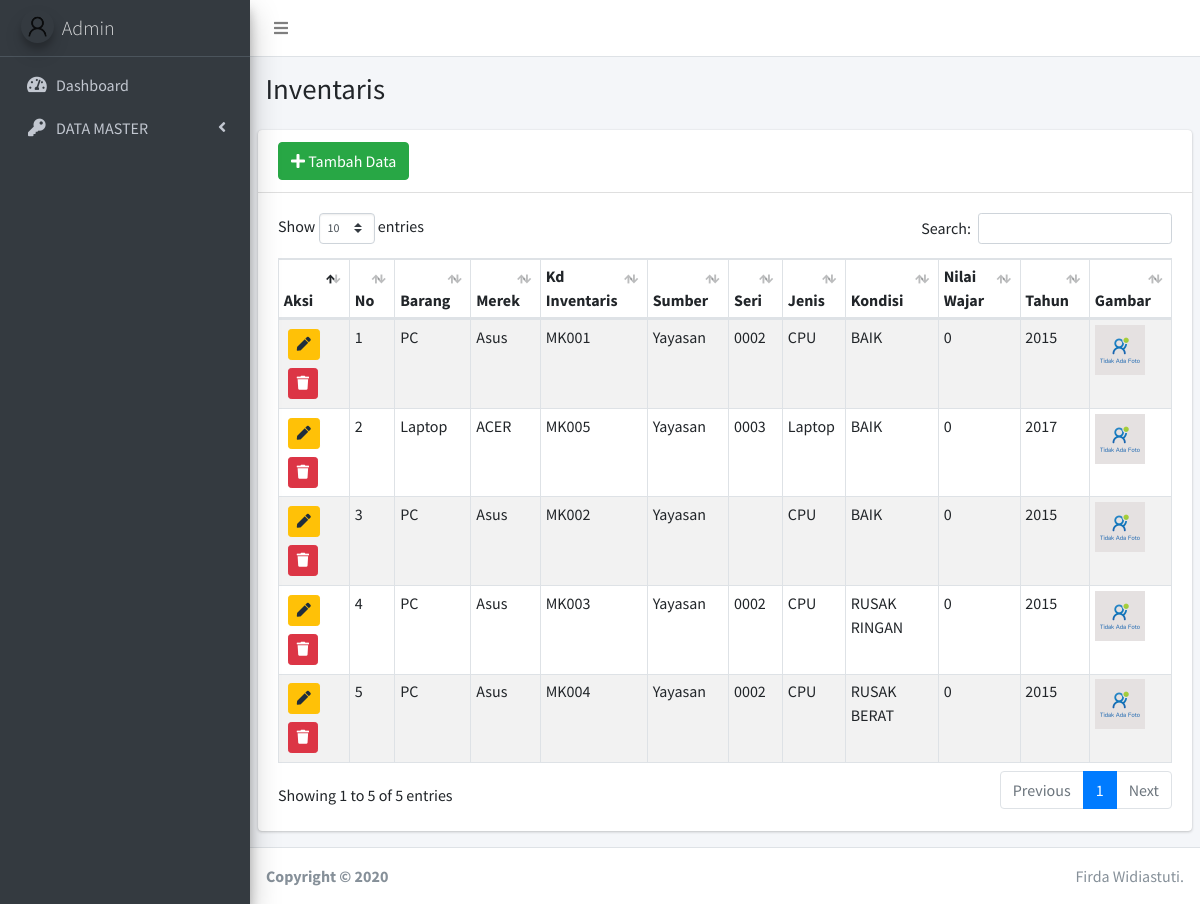
The page /index.php/inventaris on the database its author committed.
### tables this page shows
CREATE TABLE `inventaris` (
  `id_inv` int(11) NOT NULL,
  `tanggal` date DEFAULT NULL,
  `kode_inv` varchar(15) DEFAULT NULL,
  `id_ruangan` int(5) DEFAULT NULL,
  `id_sumber` int(5) DEFAULT NULL,
  `id_tahun` int(5) NOT NULL,
  `nama_barang` varchar(100) DEFAULT NULL,
  `merek` varchar(100) DEFAULT NULL,
  `seri` varchar(100) DEFAULT NULL,
  `id_jenis` int(5) DEFAULT NULL,
  `id_kondisi` int(5) NOT NULL,
  `nilai_wajar` int(10) DEFAULT NULL,
  `gambar` varchar(100) DEFAULT NULL
);

CREATE TABLE `sumber` (
  `id_sumber` int(11) NOT NULL,
  `sumber` varchar(100) DEFAULT NULL,
  `ket_sumber` varchar(50) DEFAULT NULL
);

CREATE TABLE `jenis` (
  `id_jenis` int(11) NOT NULL,
  `jenis` varchar(150) NOT NULL,
  `ket_jenis` text NOT NULL
);

CREATE TABLE `kondisi` (
  `id_kondisi` int(11) NOT NULL,
  `kondisi` varchar(20) NOT NULL,
  `ket_kondisi` text NOT NULL
);

CREATE TABLE `tahun` (
  `id_tahun` int(11) NOT NULL,
  `tahun` varchar(6) DEFAULT NULL,
  `ket_tahun` varchar(30) DEFAULT NULL
);

### application/helpers/page_template_helper.php (called while the page is built, shortened)
<?php
if (!function_exists('element')) {
    function admin_page($template, $data = null)
    {
        $ci = &get_instance();
        $data['view'] = $ci->load->view($template, $data, true);
        $ci->load->view('admin.php', $data);
    }
}

### application/modules/inventaris/controllers/Inventaris.php (called while the page is built, shortened)
<?php
class Inventaris extends MY_Controller
{
	public function index()
	{
		$data['title'] = 'Inventaris';
		$data['inventaris'] = $this->inventaris_model->join();
		admin_page('index', $data);
	}
}

### index.php (called while the page is built, shortened)
<?php
require_once BASEPATH.'core/CodeIgniter.php';

### application/modules/inventaris/models/Inventaris_model.php (called while the page is built, shortened)
<?php
class Inventaris_model extends CI_Model
{
    public function join()
    {
        return $this->db->query("SELECT inventaris.*,jenis.*,sumber.*,kondisi.*,tahun.*,ruang.* FROM inventaris INNER JOIN jenis on inventaris.id_jenis=jenis.id_jenis INNER JOIN sumber on inventaris.id_sumber=sumber.id_sumber INNER JOIN kondisi on inventaris.id_kondisi=kondisi.id_kondisi INNER JOIN tahun on inventaris.id_tahun=tahun.id_tahun INNER JOIN ruang on inventaris.id_ruangan=ruang.id_ruangan")->result();
    }
}

### application/third_party/MX/Router.php (called while the page is built, shortened)
<?php (defined('BASEPATH')) OR exit('No direct script access allowed');
require dirname(__FILE__).'/Modules.php';
class MX_Router extends CI_Router
{
	public $module;
	public function fetch_module()
	{
		return $this->module;
	}
	public function locate($segments)
	{
		$ext = $this->config->item('controller_suffix').EXT;
		list($module, $directory, $controller) = array_pad($segments, 3, NULL);
		foreach (Modules::$locations as $location => $offset)
		{
			if (is_dir($source = $location.$module.'/controllers/'))
			{
				$this->module = $module;
				if(is_file($source.ucfirst($module).$ext))
				{
					return $segments;
				}
			}
		}
	}
}

### application/third_party/MX/Modules.php (called while the page is built, shortened)
<?php (defined('BASEPATH')) OR exit('No direct script access allowed');
class Modules
{
	public static $routes, $registry, $locations;
	public static function load_file($file, $path, $type = 'other', $result = TRUE)
	{
		$file = str_replace(EXT, '', $file);
		$location = $path.$file.EXT;
		return $result;
	}
	public static function find($file, $module, $base)
	{
		$segments = explode('/', $file);
		$file = array_pop($segments);
		$file_ext = (pathinfo($file, PATHINFO_EXTENSION)) ? $file : $file.EXT;
		$path = ltrim(implode('/', $segments).'/', '/');
		$module ? $modules[$module] = $path : $modules = array();
		foreach (Modules::$locations as $location => $offset)
		{
			foreach($modules as $module => $subpath)
			{
				$fullpath = $location.$module.'/'.$base.$subpath;
				if ($base == 'libraries/' OR $base == 'models/')
				{
					if(is_file($fullpath.ucfirst($file_ext))) return array($fullpath, ucfirst($file));
				}
				else
				if (is_file($fullpath.$file_ext)) return array($fullpath, $file);
			}
		}
		return array(FALSE, $file);
	}
}

### application/modules/inventaris/views/index.php (the view, shortened to what this page needs)
<section class="content-header">
    <div class="container-fluid">
        <div class="row mb-2">
            <div class="col-sm-6">
                <h1>Inventaris</h1>
            </div>
        </div>
    </div>
</section>
<section class="content">
    <div class="row">
        <div class="col-12">
            <div class="card">
                <div class="card-header">
                    <a href="<?= site_url('inventaris/tambah') ?>" class="btn btn-success"><i class="fas fa-plus"></i> Tambah Data</a>
                </div>
                <div class="card-body">
                    <div class="table-responsive">
                        <table id="example1" class="table table-sm table-bordered table-striped" style="width: 100%">
                            <thead>
                                <tr>
                                    <th>Aksi</th>
                                    <th>No</th>
                                    <th>Barang</th>
                                    <th>Merek</th>
                                    <th>Kd Inventaris</th>
                                    <th>Sumber</th>
                                    <th>Seri</th>
                                    <th>Jenis</th>
                                    <th>Kondisi</th>
                                    <th>Nilai Wajar</th>
                                    <th>Tahun</th>
                                    <th>Gambar</th>
                                </tr>
                            </thead>
                            <tbody>
                                <?php $i = 1;
                                foreach ($inventaris as $row) { ?>
                                    <tr>
                                        <td>
                                            <a href="<?= site_url('inventaris/edit/') . $row->id_inv ?>" class="btn btn-sm btn-warning m-1"><i class="fas fa-pen"></i></a>
                                            <button type="button" data-toggle="modal" data-target="#hapus<?= $row->id_inv ?>" class="btn btn-sm btn-danger m-1"><i class="fas fa-trash"></i></button>
                                        </td>
                                        <td><?= $i++ ?></td>
                                        <td><?= $row->nama_barang ?></td>
                                        <td><?= $row->merek ?></td>
                                        <td><?= $row->kode_inv ?></td>
                                        <td><?= $row->sumber ?></td>
                                        <td><?= $row->seri ?></td>
                                        <td><?= $row->jenis ?></td>
                                        <td><?= $row->kondisi ?></td>
                                        <td><?= $row->nilai_wajar ?></td>
                                        <td><?= $row->tahun ?></td>
                                        <td><img src="<?= base_url('assets/img/inventaris/') . $row->gambar ?>" width="50px"></td>
                                    <?php } ?>
                            </tbody>
                        </table>
                    </div>
                </div>
            </div>
        </div>
    </div>
</section>

### application/third_party/MX/Loader.php (shortened to what this page needs)
<?php (defined('BASEPATH')) OR exit('No direct script access allowed');
class MX_Loader extends CI_Loader
{
	protected $_module;
	public $_ci_cached_vars = array();
	public function initialize($controller = NULL)
	{
		$this->_module = CI::$APP->router->fetch_module();
	}
	public function model($model, $object_name = NULL, $connect = FALSE)
	{
		if (is_array($model)) return $this->models($model);
		($_alias = $object_name) OR $_alias = basename($model);
		list($path, $_model) = Modules::find(strtolower($model), $this->_module, 'models/');
		if ($path == FALSE)
		{
			parent::model($model, $object_name, $connect);
		}
		else
		{
			CI::$APP->$_alias = new $model();
		}
		return $this;
	}
	public function models($models)
	{
		return $this;
	}
	public function view($view, $vars = array(), $return = FALSE)
	{
		list($path, $_view) = Modules::find($view, $this->_module, 'views/');
		if ($path != FALSE)
		{
			$this->_ci_view_paths = array($path => TRUE) + $this->_ci_view_paths;
			$view = $_view;
		}
		return (method_exists($this, '_ci_object_to_array') ? $this->_ci_load(array('_ci_view' => $view, '_ci_vars' => $this->_ci_object_to_array($vars), '_ci_return' => $return)) : $this->_ci_load(array('_ci_view' => $view, '_ci_vars' => $this->_ci_prepare_view_vars($vars), '_ci_return' => $return)));
	}
	public function _ci_load($_ci_data)
	{
		extract($_ci_data);
		if (isset($_ci_view))
		{
			$_ci_path = '';
			$_ci_file = (pathinfo($_ci_view, PATHINFO_EXTENSION)) ? $_ci_view : $_ci_view.EXT;
			foreach ($this->_ci_view_paths as $path => $cascade)
			{
				if (file_exists($view = $path.$_ci_file))
				{
					$_ci_path = $view;
					break;
				}
			}
		}
		elseif (isset($_ci_path))
		{
			$_ci_file = basename($_ci_path);
			if( ! file_exists($_ci_path)) $_ci_path = '';
		}
		if (isset($_ci_vars))
			$this->_ci_cached_vars = array_merge($this->_ci_cached_vars, (array) $_ci_vars);
		extract($this->_ci_cached_vars);
		if ((bool) @ini_get('short_open_tag') === FALSE && CI::$APP->config->item('rewrite_short_tags') == TRUE)
		{
			echo eval('?>'.preg_replace("/;*\s*\?>/", "; ?>", str_replace('<?=', '<?php echo ', file_get_contents($_ci_path))));
		}
		else
		{
			include($_ci_path);
		}
		if ($_ci_return == TRUE) return ob_get_clean();
	}
}

### application/views/admin.php (shortened to what this page needs)
<!DOCTYPE html>
<html>
<head>
  <link rel="stylesheet" href="<?= base_url() ?>assets/plugins/fontawesome-free/css/all.min.css">
  <link rel="stylesheet" href="https://code.ionicframework.com/ionicons/2.0.1/css/ionicons.min.css">
  <link rel="stylesheet" href="<?= base_url() ?>assets/plugins/datatables-bs4/css/dataTables.bootstrap4.css">
  <link rel="stylesheet" href="<?= base_url() ?>assets/dist/css/adminlte.min.css">
</head>
<body class="hold-transition sidebar-mini">
  <div class="wrapper">
    <nav class="main-header navbar navbar-expand navbar-white navbar-light">
      <ul class="navbar-nav">
        <li class="nav-item">
          <a class="nav-link" data-widget="pushmenu" href="#"><i class="fas fa-bars"></i></a>
        </li>
      </ul>
    </nav>
    <aside class="main-sidebar sidebar-dark-primary elevation-4">
      <a href="<?= site_url('dashboard') ?>" class="brand-link">
        <img src="<?= base_url() ?>assets/img/user.png" alt="profile" class="brand-image img-circle elevation-3" style="opacity: .8">
        <span class="brand-text font-weight-light">Admin</span>
      </a>
      <div class="sidebar">
        <nav class="mt-2">
          <ul class="nav nav-pills nav-sidebar flex-column" data-widget="treeview" role="menu" data-accordion="false">
            <li class="nav-item">
              <a href="<?= site_url('dashboard') ?>" class="nav-link">
                <i class="nav-icon fas fa-tachometer-alt"></i>
                <p>
                  Dashboard
                </p>
              </a>
            </li>
            <li class="nav-item has-treeview">
              <a href="#" class="nav-link">
                <i class="nav-icon fas fa-key"></i>
                <p>
                  DATA MASTER
                  <i class="fas fa-angle-left right"></i>
                </p>
              </a>
            </li>
          </ul>
        </nav>
      </div>
    </aside>
    <div class="content-wrapper">
      <?= $view ?>
    </div>
    <footer class="main-footer">
      <div class="float-right d-none d-sm-block">
        Firda Widiastuti.
      </div>
      <strong>Copyright &copy; 2020
    </footer>
  </div>
</body>
</html>

### rows shown on the page
inventaris: nama_barang "PC", merek "Asus", kode_inv "MK001", id_sumber.sumber "Yayasan", seri "0002", id_jenis.jenis "CPU", id_kondisi.kondisi "BAIK", nilai_wajar "0", id_tahun.tahun "2015", gambar (placeholder picture)
inventaris: nama_barang "Laptop", merek "ACER", kode_inv "MK005", id_sumber.sumber "Yayasan", seri "0003", id_jenis.jenis "Laptop", id_kondisi.kondisi "BAIK", nilai_wajar "0", id_tahun.tahun "2017", gambar (placeholder picture)
inventaris: nama_barang "PC", merek "Asus", kode_inv "MK002", id_sumber.sumber "Yayasan", id_jenis.jenis "CPU", id_kondisi.kondisi "BAIK", nilai_wajar "0", id_tahun.tahun "2015", gambar (placeholder picture)
inventaris: nama_barang "PC", merek "Asus", kode_inv "MK003", id_sumber.sumber "Yayasan", seri "0002", id_jenis.jenis "CPU", id_kondisi.kondisi "RUSAK RINGAN", nilai_wajar "0", id_tahun.tahun "2015", gambar (placeholder picture)
inventaris: nama_barang "PC", merek "Asus", kode_inv "MK004", id_sumber.sumber "Yayasan", seri "0002", id_jenis.jenis "CPU", id_kondisi.kondisi "RUSAK BERAT", nilai_wajar "0", id_tahun.tahun "2015", gambar (placeholder picture)
